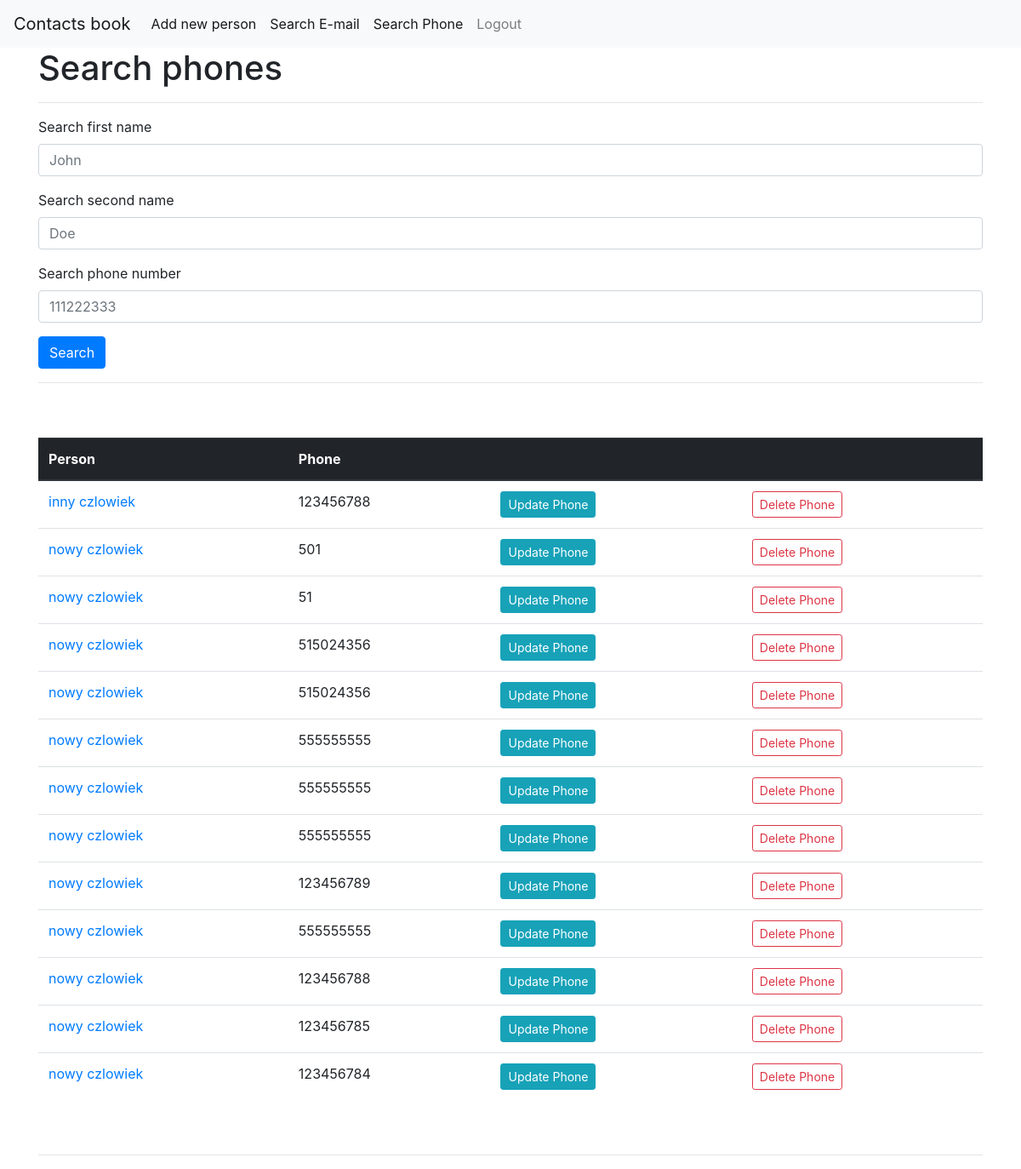
The app's page /phone/search/ (signed in), older data.
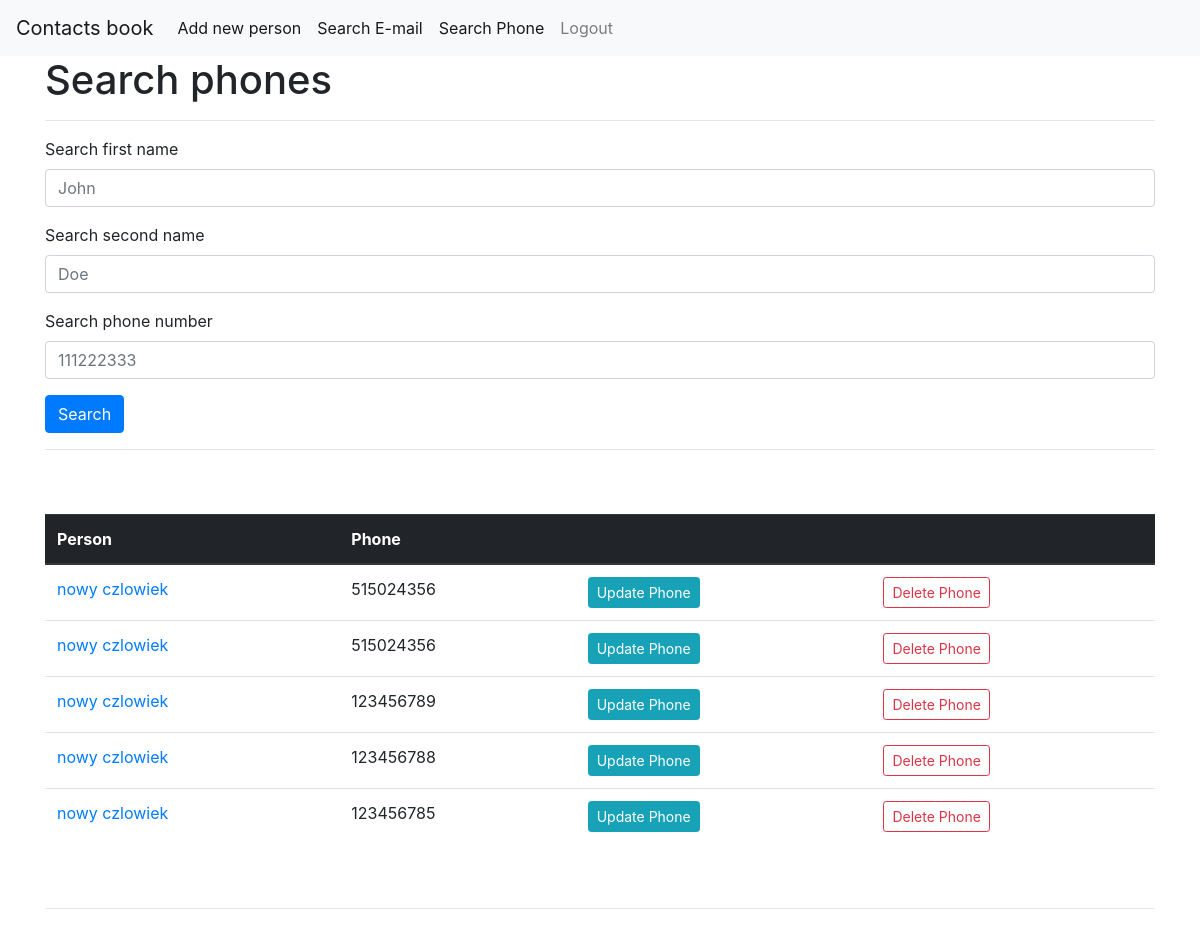
The same page, newer data.
### contact_book/models.py (models this page shows, shortened)
class Phone(models.Model):
    phone = models.IntegerField(null=False)
    person = models.ForeignKey(Person, on_delete=models.CASCADE)

class Person(models.Model):
    first_name = models.CharField(max_length=20, null=False)
    second_name = models.CharField(max_length=30, null=False)
    date_added = models.DateTimeField(blank=True, null=True, default=timezone.now)
    note = models.TextField(null=True)
    owner = models.ForeignKey(User, on_delete=models.CASCADE)

### contact_book/views.py (the view)
# urls.py: path('phone/search/', PhoneSearchView.as_view(), name='phone-search'),
class PhoneSearchView(LoginRequiredMixin, FormMixin, ListView):
    template_name = 'contact_book/phone_search.html'
    model = Phone
    context_object_name = 'phones'
    form_class = PhoneSearchForm
    def get_queryset(self):
        form = self.form_class(self.request.GET)
        user = User.objects.filter(username=self.request.user.username).first()
        if form.is_valid():
            return Phone.objects.filter(
                person__first_name__icontains=form.cleaned_data['first_name'],
                person__second_name__icontains=form.cleaned_data['second_name'],
                phone__icontains=form.cleaned_data['phone'],
                person__owner=user).order_by('-person__date_added')
        return Phone.objects.filter(person_owner=user).order_by('-date_added')

### contact_book/forms.py
class PhoneSearchForm(forms.Form):
    first_name = forms.CharField(required=False, label='Search first name',
                                 widget=forms.TextInput(
                                     attrs={'placeholder': 'John'}))
    second_name = forms.CharField(required=False, label='Search second name',
                                  widget=forms.TextInput(
                                      attrs={'placeholder': 'Doe'}))
    phone = forms.CharField(required=False, label='Search phone number',
                            widget=forms.TextInput(
                                attrs={'placeholder': '111222333'}))

### contact_book/templates/contact_book/phone_search.html
{% extends "contact_book/base.html" %}
{% load crispy_forms_tags %}
{% block content %}
<h1 class="mb-3">Search phones</h1>
<hr>
<form method="get">
    {{ form|crispy }}
    <div class="form-group">
        <button class="btn btn-primary" type="submit">Search</button>
    </div>
</form>
<hr>
<article class="media content-section">
    <div class="media-body">
        <div class="mt-5 mb-5">
            <table class="table">
                <thead class="thead-dark">
                <tr>
                    <th>Person</th>
                    <th>Phone</th>
                    <th></th>
                    <th></th>
                </tr>
                </thead>
                <tbody>
                {% for phone in phones %}
                <tr>
                    <td>
                        <a href="{% url 'detail-person' phone.person.id %}">
                            {{ phone.person.first_name }} {{ phone.person.second_name }}
                        </a>
                    </td>
                    <td>{{ phone.phone }}</td>
                    <td>
                        <a
                                href="{% url 'phone-update' person_id=phone.person.id pk=phone.id %}"
                                class="btn btn-info btn-sm">
                            Update Phone
                        </a></td>
                    <td>
                        <a
                                href="{% url 'phone-delete' person_id=phone.person.id pk=phone.id %}"
                                class="btn btn-outline-danger btn-sm">
                            Delete Phone
                        </a></td>
                </tr>
                {% endfor %}
                </tbody>
            </table>
        </div>
    </div>
</article>
<hr>
{% endblock content %}

### contact_book/templates/contact_book/base.html (shortened to what this page needs)
<!DOCTYPE html>
<html lang="en">
<head>
    <link rel="stylesheet"
          href="https://maxcdn.bootstrapcdn.com/bootstrap/4.0.0/css/bootstrap.min.css"
>
</head>
<body>
<nav class="navbar navbar-expand-lg navbar-light bg-light">
    <a class="navbar-brand" href="{% url 'home' %}">Contacts book</a>
    <div class="collapse navbar-collapse" id="navbarNavAltMarkup">
        <div class="navbar-nav">
            {% if user.is_authenticated %}
            <a class="nav-item nav-link active" href="{% url 'create-person' %}">Add
                new person</a>
            <a class="nav-item nav-link active" href="{% url 'email-search' %}">
                Search E-mail
            </a>
            <a class="nav-item nav-link active" href="{% url 'phone-search' %}">
                Search Phone
            </a>
            <a class="nav-item nav-link" href="{% url 'users-logout' %}">Logout</a>
            {% endif %}
        </div>
    </div>
</nav>
<main role="main" class="container">
    {% block content %}
    {% endblock %}
</main>
</body>
</html>

Row changes from the older to the newer data that the page shows:
removed Phone: person.first_name "inny", person.second_name "czlowiek", phone "123456788"
removed Phone: person.first_name "nowy", person.second_name "czlowiek", phone "501"
removed Phone: person.first_name "nowy", person.second_name "czlowiek", phone "51"
removed Phone: person.first_name "nowy", person.second_name "czlowiek", phone "555555555"
removed Phone: person.first_name "nowy", person.second_name "czlowiek", phone "555555555"
removed Phone: person.first_name "nowy", person.second_name "czlowiek", phone "555555555"
removed Phone: person.first_name "nowy", person.second_name "czlowiek", phone "555555555"
removed Phone: person.first_name "nowy", person.second_name "czlowiek", phone "123456784"
